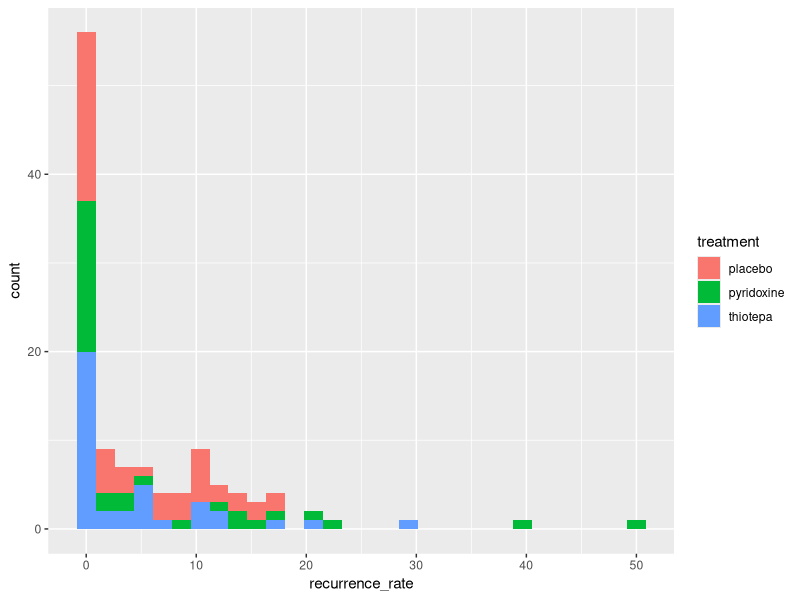

This figure's R source:
## ---- chunk 1
knitr::opts_chunk$set(echo = TRUE)
library(tidyverse)
library(survival)
## ---- chunk 2
bladder <- survival::bladder1
bladder
## ---- chunk 3
patient_summary <- bladder %>% 
  group_by(id, treatment) %>% 
  mutate(
    time_diff = stop - start
  ) %>%
  summarise(
    total_time_in_study = sum(time_diff),
    total_recurrence = sum(status == 1),
    recurrence_rate =
      case_when(
        total_time_in_study == 0 ~ 0,
        TRUE ~ total_recurrence/total_time_in_study) * 100,
    .groups = "drop"
  ) 

patient_summary %>% ggplot(aes(x = recurrence_rate, fill = treatment)) + geom_histogram()

treatment_summary <- patient_summary %>%
  group_by(treatment) %>%
  summarise(
    total_obs = n(),
    total_time_observed = sum(total_time_in_study),
    total_recurrences = sum(total_recurrence),
    calculated_recurrence_rate = total_recurrences/total_time_observed,
    avg_recurrence_rate = mean(recurrence_rate),
    scaled_recurrence_rate = calculated_recurrence_rate * 100
  )
## ---- chunk 4
to_chi_sq <- patient_summary %>%
  group_by(treatment) %>%
  summarise(
    any_recurrence = sum(total_recurrence > 0),
    no_recurrence = sum(total_recurrence == 0)
  ) 

chisq.test(to_chi_sq[2:3] %>% as.matrix())
## ---- chunk 5
rate_comparison <- function(t1, t2, d1, d2){
  f_stat <- (t1/(d1 + 0.5))/(t2/(d2 + 0.5))
  p_value <- pf(f_stat, 2*d1 + 1, 2*d2 + 1)
  return(list(
    f_stat, p_value
  ))
}

# placebo vs. pyro
rate_comparison(1528, 993, 87, 57)

# placebo vs. thio
rate_comparison(1528, 1183, 87, 45)

# pyro vs. thio
rate_comparison(993, 1183, 57, 45)
## ---- chunk 6
bladder %>%
  mutate(
    recur_ind = if_else(recur > 0, 1, 0)
  ) %>%
  group_by(treatment, recur_ind) %>%
  select(id, treatment, recur_ind) %>%
  unique() %>%
  summarise(
    count = n()
  )

bladder %>%
  mutate(
    recur_ind = if_else(recur > 0, 1, 0)
  ) %>% 
  filter(recur > 0) %>%
  group_by(treatment, recur_ind) %>%
  select(id, treatment, recur_ind) %>%
  unique() %>%
  summarise(
    count = n()
  )

final_status <-
  bladder %>%
  group_by(id) %>%
  mutate(
    total_recs = n(),
    new_enum = -enum + total_recs + 1
  ) %>% 
  filter(new_enum == 1)
  
